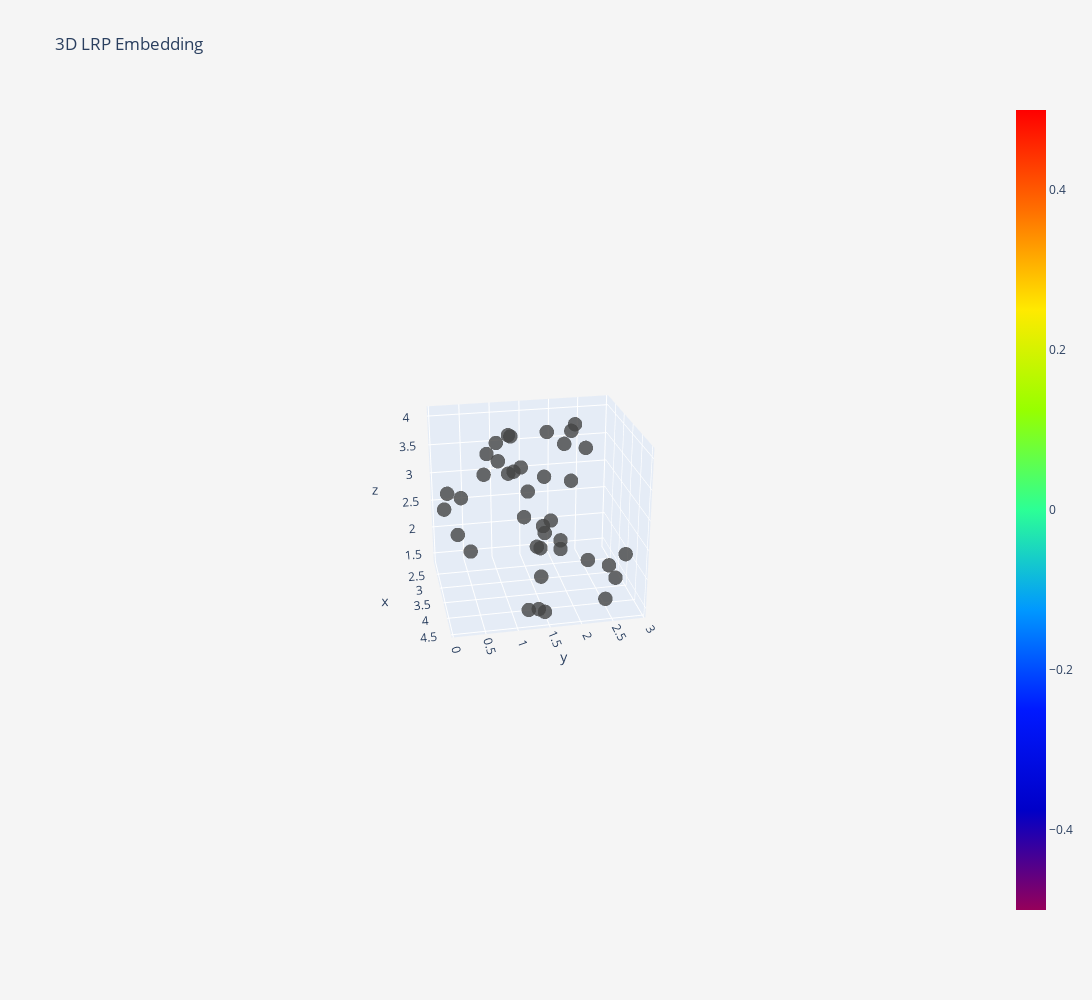

The notebook cell this image was saved under:
### Markdown cell above
## Embedding ASD Only

### Code cell
%%time
reducer = umap.UMAP(random_state=42,
                    n_components = 3,
                    n_neighbors=5,
                    min_dist=0)

ASD_embedding = reducer.fit_transform(data[risk_labels==0])
plot_3d_lrp(ASD_embedding)

### Figure 1 — Plotly figure (JSON) as saved in the notebook; plotly's stock layout.template omitted (floating-point values rounded to 4 significant figures)
{"data": [{"marker": {"color": [], "colorscale": [[0, "rgb(150,0,90)"], [0.125, "rgb(0,0,200)"], [0.25, "rgb(0,25,255)"], [0.375, "rgb(0,152,255)"], [0.5, "rgb(44,255,150)"], [0.625, "rgb(151,255,0)"], [0.75, "rgb(255,234,0)"], [0.875, "rgb(255,111,0)"], [1, "rgb(255,0,0)"]], "opacity": 0.8, "showscale": true, "size": 5}, "mode": "markers", "name": "Training", "text": [], "type": "scatter3d", "x": [3.434, 3.054, 4.506, 3.675, 2.147, 3.232, 4.236, 2.729, 3.394, 3.513, 3.244, 2.618, 3.159, 2.55, 3.265, 2.921, 2.995, 3.936, 2.541, 2.411, 2.385, 3.59, 4.088, 3.263, 2.402, 3.006, 3.535, 3.193, 2.905, 3.405, 3.743, 3.163, 2.094, 3.599, 3.444, 3.295, 4.297, 2.765, 3.836], "y": [2.29, 2.468, 1.173, 2.934, 1.496, 1.556, 1.484, 2.283, 1.071, 0.4324, 0.9053, 1.919, 2.12, 1.473, 0.06399, 2.023, 2.005, 1.471, 2.278, 1.065, 1.282, 1.583, 2.501, 2.779, 1.846, 0.1477, 1.043, 1.187, 1.78, 1.951, 2.757, 0.7161, 0.9254, 1.337, 0.2451, 1.673, 1.373, 0.3922, 1.505], "z": [3.802, 1.635, 1.638, 2.007, 3.033, 2.06, 1.416, 3.949, 4.083, 2.22, 3.914, 2.219, 3.998, 2.292, 2.87, 1.822, 2.02, 2.385, 2.887, 3.278, 3.689, 2.595, 1.456, 1.61, 2.937, 3.024, 3.508, 3.395, 3.913, 3.883, 1.63, 3.367, 3.296, 3.212, 2.497, 2.326, 1.513, 2.824, 1.829]}], "layout": {"autosize": false, "height": 1000, "paper_bgcolor": "#F5F5F5", "scene": {"aspectmode": "auto", "aspectratio": {"x": 0.9126, "y": 1.086, "z": 1.009}, "camera": {"center": {"x": 0, "y": 0, "z": 0}, "eye": {"x": 5.033, "y": -1.004, "z": 2.311}, "projection": {"type": "perspective"}, "up": {"x": 0.0004511, "y": 0.002256, "z": 1.0}}}, "title": {"text": "3D LRP Embedding"}, "width": 1200}}
